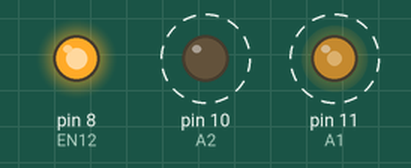
Recording of a sketch running on a simulated Arduino Uno, built with avr-gcc and run on an emulated ATmega328P. On the bench: output pins drawn as LEDs (lit = HIGH). Dashed ring = blinking.

Above: at 0.05 s.
Timing chart, 0 to 4.6 s (numbered marks = the images above):
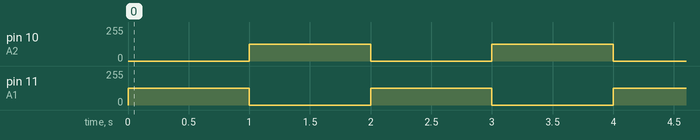

The sketch:

sketch_mar21a.ino
```cpp
#define A1 11
#define A2 10
#define EN12 8
#define MAX 255

void setup() {
  pinMode (A1, OUTPUT);
  pinMode (A2, OUTPUT);
  pinMode (EN12, OUTPUT);

  digitalWrite(EN12, HIGH);
}

void loop() {
  analogWrite(A1, MAX / 2);
  delay(1000);
  analogWrite(A1, 0);
  analogWrite(A2, MAX / 2);
  delay(1000);
  analogWrite(A2, 0);
}
```

Measured:
- by itself, pin 10 (A2), pin 11 (A1): alternates 127/255 for 1.0 s and 0/255 for 1.0 s
